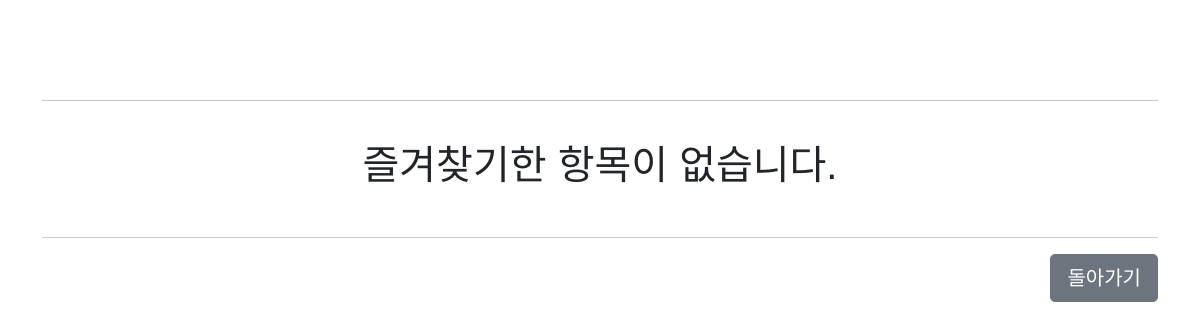
Before: /question/favorites/ with the older database file.
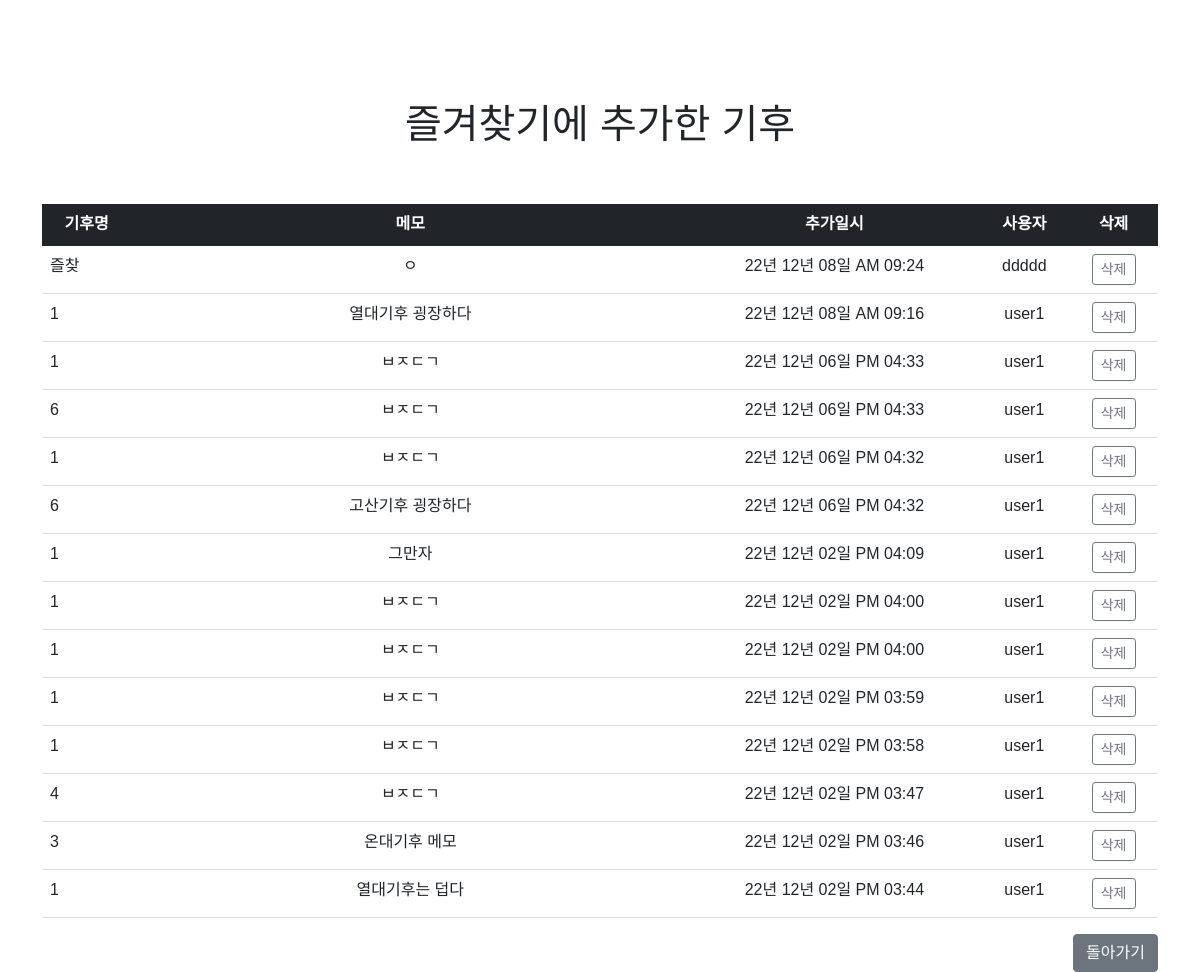
After: the same page with the newer database file.
### hipy/models.py (models this page shows)
class Question(db.Model):
    id = db.Column(db.Integer, primary_key=True)
    subject = db.Column(db.String(200), nullable=False)
    content = db.Column(db.Text(), nullable=True)
    create_date = db.Column(db.DateTime(), nullable=False)
    user_id = db.Column(db.Integer, db.ForeignKey('user.id', ondelete='CASCADE'), nullable=False)
    user = db.relationship('User', backref=db.backref('question_set'))

class User(db.Model):
    id = db.Column(db.Integer, primary_key=True)
    username = db.Column(db.String(150), unique=True, nullable=False)
    password = db.Column(db.String(200), nullable=False)
    email = db.Column(db.String(120), unique=True, nullable=False)

### hipy/views/question_views.py (the view)
@bp.route('/favorites/')
def favorites():
    favorites = Question.query.order_by(Question.create_date.desc())
    count = Question.query.order_by(Question.create_date.asc()).count()
    return render_template('question/favorite_list.html', favorites=favorites, count=count)

### hipy/filter.py (called while the page is built)
def format_datetime(value, fmt='%y년 %m년 %d일 %p %I:%M'):
    return value.strftime(fmt)

### hipy/views/auth_views.py (called while the page is built)
@bp.before_app_request
def load_logged_in_user():
    user_id = session.get('user_id')
    if user_id is None:
        g.user = None
    else:
        g.user = User.query.get(user_id)

### hipy/templates/question/favorite_list.html (shortened to what this page needs)
{% extends 'base.html' %}
{% block content %}
<tbody>
    <div class="container" style="margin-top:100px">
        {% if count > 0  %}
        <center>
            <h1>즐겨찾기에 추가한 기후</h1><br><br>
        </center>
        <table class="table">
            <thead>
            <tr class="text-center table-dark">
                <th>기후명</th>
                <th style="width:50%">메모</th>
                <th>추가일시</th>
                <th>사용자</th>
                <th>삭제</th>
            </tr>
            </thead>
            {% for f in favorites %}
            <tr class="text-center">
                <td class="text-start">{{ f.subject }}</td>
                <td>{{f.content or '-'}}</td>
                <td>{{ f.create_date|datetime }}</td>
                <td>{{ f.user.username }}</td>
                <td><a href="javascript:void(0)" class="delete btn btn-sm btn-outline-secondary" data-uri="{{ url_for('question.delete', question_id=f.id) }}">삭제</a></td>
            </tr>
            {% endfor %}
        </table>
        <a class="btn btn-secondary" style="float:right" href="{{ url_for('question._list') }}">돌아가기</a>
        {% else %}
        <center>
            <hr>
            <br>
            <h1>즐겨찾기한 항목이 없습니다.</h1>
            <br>
            <hr>
        </center>
        <a class="btn btn-secondary btn-lg" style="float:right" href="{{ url_for('question._list') }}">돌아가기</a>
        {% endif %}
    </div>
</tbody>
{% endblock %}

Changed rows visible on the page:
added Question: subject "즐찾", content "ㅇ", create_date "22년 12년 08일 AM 09:24", user.username "ddddd"
added Question: subject "1", content "열대기후 굉장하다", create_date "22년 12년 08일 AM 09:16", user.username "user1"
added Question: subject "1", content "ㅂㅈㄷㄱ", create_date "22년 12년 06일 PM 04:33", user.username "user1"
added Question: subject "6", content "ㅂㅈㄷㄱ", create_date "22년 12년 06일 PM 04:33", user.username "user1"
added Question: subject "1", content "ㅂㅈㄷㄱ", create_date "22년 12년 06일 PM 04:32", user.username "user1"
added Question: subject "6", content "고산기후 굉장하다", create_date "22년 12년 06일 PM 04:32", user.username "user1"
added Question: subject "1", content "그만자", create_date "22년 12년 02일 PM 04:09", user.username "user1"
added Question: subject "1", content "ㅂㅈㄷㄱ", create_date "22년 12년 02일 PM 04:00", user.username "user1"
added Question: subject "1", content "ㅂㅈㄷㄱ", create_date "22년 12년 02일 PM 04:00", user.username "user1"
added Question: subject "1", content "ㅂㅈㄷㄱ", create_date "22년 12년 02일 PM 03:59", user.username "user1"
added Question: subject "1", content "ㅂㅈㄷㄱ", create_date "22년 12년 02일 PM 03:58", user.username "user1"
added Question: subject "4", content "ㅂㅈㄷㄱ", create_date "22년 12년 02일 PM 03:47", user.username "user1"
added Question: subject "3", content "온대기후 메모", create_date "22년 12년 02일 PM 03:46", user.username "user1"
added Question: subject "1", content "열대기후는 덥다", create_date "22년 12년 02일 PM 03:44", user.username "user1"
Other visible differences:
text no longer shown: "즐겨찾기한 항목이 없습니다."
text now shown: "즐겨찾기에 추가한 기후 기후명 메모 추가일시 사용자 삭제"
